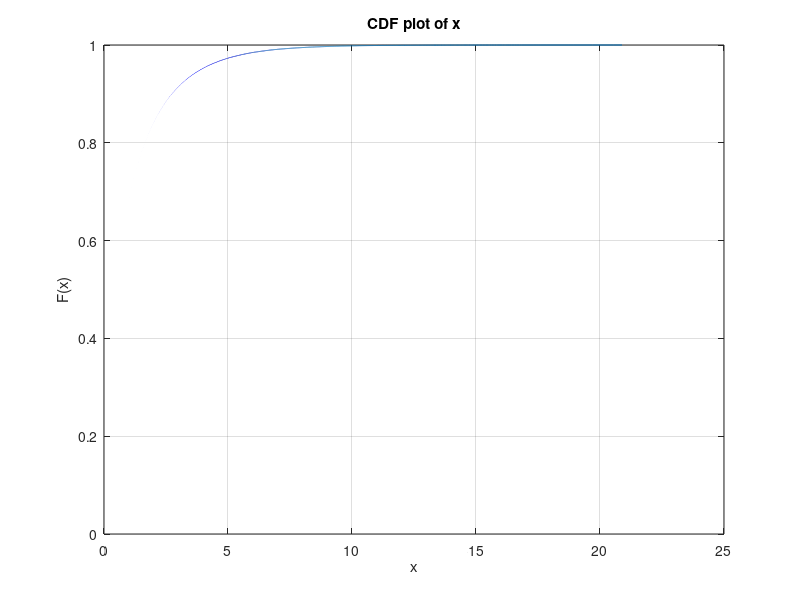

MATLAB code for this plot: (Note: this script raises an error after producing the figure.)
%%
% 17.8 will use a small subset of gaussian samples, transform to chi
% square the distances and make new N(0,1) samples.
%
% 13.8 draft. still does not work well
% 10.8 test for non Gaussian data

clc; clear; close all;
rng('default');

%%
mu = 0; sigma = 1; 
omega = 0.1; 
beta = 2*sigma^2/omega^2;

% Generate N points from some distribution (here, this is a gaussian
% mixture)
N = 1000;
mu1 = 1; sigma1 = omega; 
mu2 = 3; sigma2 = omega;
% x_orig = [mu1 + sigma1*randn(floor(N/2),1); mu2 + sigma2*randn(ceil(N/2),1) ]; 
x_orig = mu1 + sigma1*randn(N,1);

% first N/2 points are nodes close to the point mu1. last N/2 points are
% nodes close to mu2.
% also note that sigma1=sigma2=omega, since I want the Gaussian kernel to
% reflect correctly the closeness of points on the original manifold
used_ind = 1:N;
v = x_orig(used_ind, :);

d = pdist(v, 'euclidean');
z = d.^2/(2*omega^2); % normalized squared distances. Should be distributed as chi-square, since here, the nodes are Gaussian points in R
figure(1); clf;
h = cdfplot(z); hold on;
k = size(v,2);
plot(z, cdf('Chisquare', z, k), '.');
legend('z estimated CDF', 'Chi squared CDF');
h.LineStyle = ':';
h.Marker = 's';
title('CDF of squared distances on original manifold');

%%
% In the general case, the squared distances on the original manifold are
% not chi-square distributed.
% Transform squared distances to chi-squared distribution using the inverse
% probability integral transform:

f = h.YData'; %CDF estimated values
ind = f > 0.01 & f < 0.99;
f = f(ind);
pos = h.XData';
pos = pos(ind);
pos_tilde = icdf('Chisquare', f, k); %G^{-1} mapping

% Model G^{-1}(F) which maps original squared distances to new squared
% distances
PolyOrder = 5;
A = ModelPolyMatrix(pos, PolyOrder);
c_hat = lsqnonneg(A, pos_tilde(:)); % to assure monotone solution restricting to non negative coefs

figure(2); clf;
plot(A*c_hat, '.');
xlabel('z');
ylabel('tilde z');
grid;

%% Use this model to obtain square distances on the new manifold:
B = ModelPolyMatrix(z(:), PolyOrder);
z_tilde=B*c_hat;
d_tilde = real(sqrt(z_tilde));

[Y, lam] = cmdscale(d_tilde',15);
v_tilde = Y(:,1);
figure(3); clf;
subplot(211); plot(v, v_tilde, 'x'); xlabel('v'); ylabel('tilde v'); title('mapping from original nodes positions to new nodes positions');
subplot(212); plot(z, d_tilde, 'x', sort(z), sort(z), 'k.-'); 
xlabel('d'); ylabel('tilde d'); title('mapping from the original distances to new distances');

%% define mapping from w to tilde_w:
w_vec = exp(-z(:));
w_tilde_vec = exp(-z_tilde);
C = ModelPolyMatrix(w_vec(:), PolyOrder);
q = pinv(C'*C)*(C'*w_tilde_vec);

figure(4); clf;
hold on; plot(w_vec, w_tilde_vec, '.', 'DisplayName', 'tilde w');
plot(w_vec, C*q, 'o', 'DisplayName', 'model');
xlabel('w');
legend();
% unfortunatelly this is not the mapping in the spectrum domain. We need to
% think how to compute that.

%% show numerical eigenvectors of the full set and analytical eigefunctions:
all_ind = 1:N; %use first cluster
z_all = abs((x_orig(all_ind,:)-x_orig(all_ind,:)').^2)/(2*omega^2);
W=exp(-z_all);
M = 5;
[V, La] = eigs(W,M);
figure(5); clf;
subplot(311); plot(x_orig(all_ind,1),V,'.'); title('numerical');

% calc analytical expressions (only on the first N/4 entries here)
[Phi_a, lambda_a] = CalcAnalytical(v_tilde, mean(v_tilde), std(v_tilde), omega);
p_of_x = normpdf(v_tilde, mean(v_tilde), std(v_tilde));
[ axis_sorted, sorted_ind ] = sort(v_tilde);
[~, inverse_sort_ind] = sort(sorted_ind);
dx_sorted = [0; diff(axis_sorted)];
dx = dx_sorted(inverse_sort_ind);
P_of_x = p_of_x .* dx;
R = Phi_a'*diag(P_of_x)*Phi_a

% % normalization issue...
% [rV, rLa] = eig(R); minusSqrtR=rV*diag(1./sqrt(diag(rLa)));
% % orthogonalize:
% nPhi_a = Phi_a*minusSqrtR; % normalized phi analytic
% nPhi_a'*nPhi_a,
% subplot(312), plot(v_tilde, Phi_a, '.'); title('analytical')

% numeric on the new manifold:
W_tilde=exp(-abs((v_tilde-v_tilde').^2)/(2*omega^2));
[tV, tLa] = eigs(W_tilde,M);
subplot(313); plot(v_tilde, tV, '.'); title('numerical on the new manifold')

figure(6); clf;
imagesc(R); colormap('hot'); colorbar;

%% make a noisy graph signal
f=V*randn(M,1); % Assume that the signal lies exactly in the lower numerical eigenspace
noisy_f = f+ 0.1*randn(size(f));
% now we will remove the noise by projecting onto the lower eigenspace:
% first use the original eigenvectors:
noisy_f_transform = V'*noisy_f;
f_cleaned = V*noisy_f_transform;

figure(7); clf;
h=plot(x_orig(all_ind,1),f,'*',x_orig(all_ind), noisy_f, 'x', x_orig(all_ind), f_cleaned, 's', 'MarkerSize', 3);
xlabel('node v_i pos'); 
legend('original graph signal', 'measured noisy version', 'cleaned using full numerical eigenspace');
h(1).MarkerSize=7;

% clean using the new eigenvectors
f_cleaned2 = tV*(tV'*noisy_f);
hold on;
% f_cleaned3 = nPhi_a*(nPhi_a'*noisy_f(1:N/4));
f_cleaned3 = Phi_a*(Phi_a'*noisy_f);
plot(x_orig(1:N), f_cleaned3, '.', 'DisplayName', 'cleaned by projecting onto W-tilde analytical and whitened vectors'); legend;

function A = ModelPolyMatrix(pos, PolyOrder)
A = zeros(length(pos), PolyOrder+1);
for n=0:PolyOrder
    A(:,n+1)=pos.^n;
end
end

function [Phi_a, lambda_a] = CalcAnalytical(x,mu,sigma,omega)
if nargin<4 || isempty(omega)
    omega = 1;
end
if nargin<3 || isempty(sigma)
    sigma = 1;
end
N = length(x);
beta = 2*sigma^2/omega^2;
hermite_arg = (1/4 + beta/2)^(1/4)*(x-mu)/sigma;
M = 5;
Hm = zeros(N,M);
Phi_a = zeros(N,M);
lambda_a = zeros(M,1);
exp_term = exp( -((x-mu).^2/(2*sigma^2)) * ((sqrt(1+2*beta)-1)/2) );
for m=0:M-1
    Hm(:,m+1) = hermiteH(m, hermite_arg);
    normFactor = (1+2*beta)^(1/8)/sqrt(2^m*factorial(m));
    Phi_a(:,m+1) = normFactor * exp_term .* Hm(:,m+1);
    lambda_a(m+1) = sqrt(2/(1+beta+sqrt(1+2*beta))) * (beta/(1+beta+sqrt(1+2*beta)))^m;
end
end
